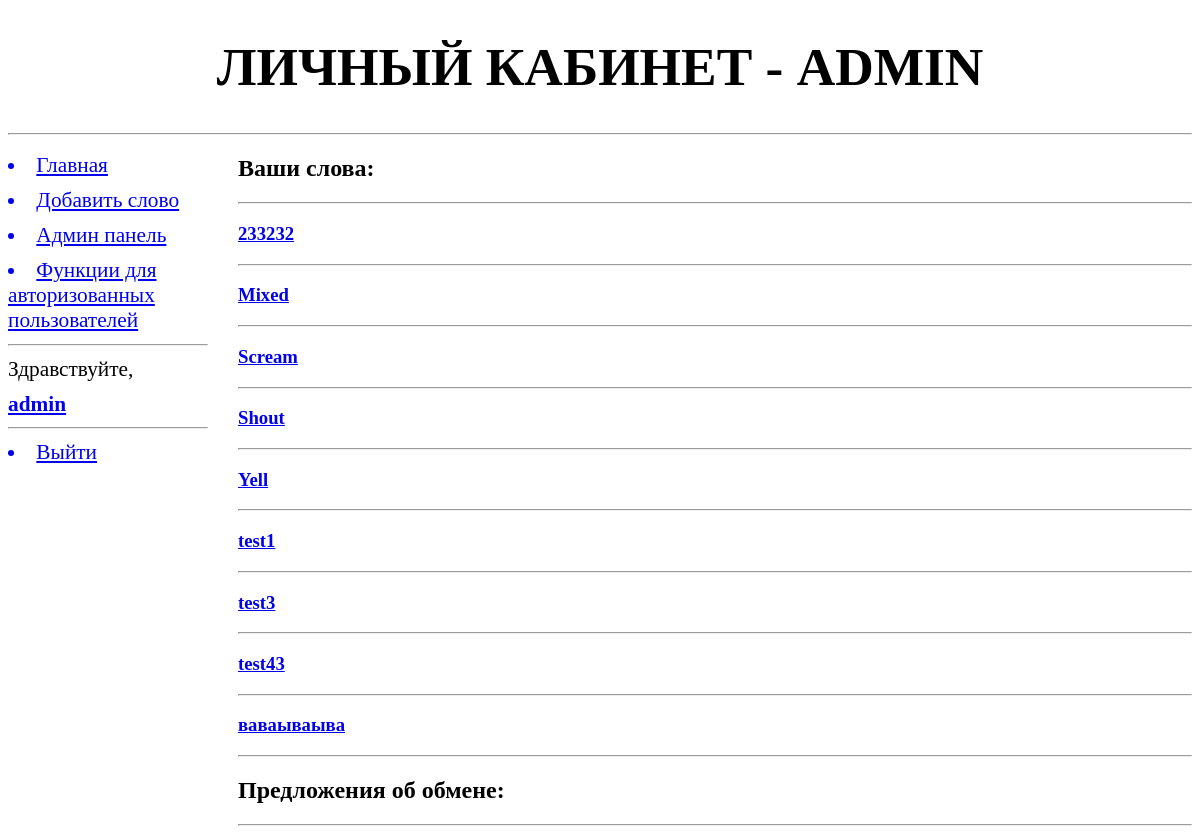
The app's page /home/ (signed in) with its own data.
### addwords/models.py (models this page shows, shortened)
class Word(models.Model):
    class Meta:
        verbose_name = "Слово"
        verbose_name_plural = "Слова"
        unique_together = (('word', 'language'), # уникальные сочетания полей в модели
                           (('word', 'type', 'translation')))
        ordering = ['word', 'type'] # параметры сортировки записей по умолчанию
    TYPE = (
        (None, "Выберите тип слова"), # или None -  заменяет --------- на Выберите тип слова
        ('Verb', 'Verb (сущ.)' ),
        ('Noun', 'Noun (глаг.)'),
        ('Adjective', 'Adjective (прил.)'),
    )
    word = models.CharField(max_length=20, null=True, blank=False, verbose_name="Слово")
    language = models.ForeignKey("Language", on_delete=models.PROTECT, verbose_name="Язык", related_name='words') #, limit_chices_to={}
    type = models.CharField(max_length=10, choices=TYPE, blank=True)
    translation = models.CharField(max_length=25, verbose_name="Перевод")
    discription = models.TextField(blank=True, verbose_name="Доп. комментарий к переводу")
    synonyms = models.ManyToManyField("Word", verbose_name="Синонимы", related_name='+', blank=True)
    rate = models.IntegerField(verbose_name="Рейтинг", default=5, help_text="Личный рейтинг слова от 1 до 10")
    add_date = models.DateTimeField(verbose_name="Дата создания", auto_now_add=True, blank=True)
    archived = models.BooleanField(verbose_name="Архивировано", help_text="Будет ли слово отображаться в словаре?", default=False)
    author =  models.ForeignKey(User, on_delete=models.PROTECT, verbose_name="Автор", help_text="Кто добавил слово", blank=True, null=True, related_name='user_words')
    img = models.ImageField(upload_to="for_words", null=True, blank=True, verbose_name="Изображение", help_text='Картинка, которая поможеть запомнить слово.')
    def __str__(self):
        return self.word

### users/views.py (the view, shortened to what this page needs)
# urls.py: path('home/', include('users.urls')),
def home(request):
    print("-----------------------------------")
    print(request.user.pk)
    print("-----------------------------------")
    context = {}
    if request.user.pk != None: # Если пользователь не Анонимный - т е незарегестрированный
        context = {'user':request.user} ## !!!!!!!!!!!!!!!!!!!11 обработать пустые пост запросы
        author_words = Word.objects.filter(author=request.user.pk)
        q =  Q(from_user=request.user) & Q(status='IN')
        exchanges = Exchange.objects.filter(q)
        context['author_words'] = author_words
        context['exchanges'] = exchanges
    return render(request, "registration/home.html", context)

### users/templates/registration/home.html (shortened to what this page needs)
{% extends "basic.html" %}
{%  block page_title %}
{% if user.is_authenticated %}
    <h1> Личный кабинет - {{ user }}</h1>
{% else %}
    <h1> Вы, кажется, тут впервые...</h1>
{% endif %}
{% endblock %}
{% block content %}
{% if user.is_authenticated %}
    <h2>Ваши слова:</h2>
    <hr>
    {% for word in author_words %}
        <h3> <a href="{% url 'ex_word' word.pk %}">{{ word }}</a> </h3>
        <hr>
    {% endfor %}
    <h2>Предложения об обмене:</h2>
    <hr>
{% else %}
<p3>Мы не знаем, кто Вы...<br> <a href="{% url 'login' %}">Войдите</a> в свой аккаунт или <a href="{% url 'signup' %}">зарегестрируйтесь</a>!</p3>
{% endif %}
{% endblock %}

### addwords/templates/basic.html (shortened to what this page needs)
{% load static %}
<!DOCTYPE html>
<html>
    <head>
        <link rel="stylesheet" type="text/css" href="{% static 'addwords/style.css' %}">
    </head>
    <body>
        <header>
            <h1>{% block page_title %}{% endblock %}</h1>
            <hr>
        </header>
        <nav>
            <a href="{% url 'main' %}"><li>Главная</li></a>
            <a href="{% url 'new' %}"><li>Добавить слово</li></a>
            <a href="/admin/"><li>Админ панель</li></a>
            <a href="{% url 'info' %}"><li>Функции для авторизованных пользователей</li></a>
            <hr>
            <p1>Здравствуйте, </p1>
            <a href="{% url 'home' %}"><b>{{ user.username|default:'Guest' }}</b></a>
            <hr>
            {% if user.is_authenticated %}
                <a href="{% url 'logout' %}"><li>Выйти</li></a>
            {% else %}
                <a href="{% url 'login' %}"><li>Войти</li></a>
                <a href="{% url 'signup' %}"><li>Регистрация</li></a>
            {% endif %}
        </nav>
        <section>
            {% block content %}
            {% endblock %}
        </section>
    </body>
</html>

### addwords/static/addwords/style.css (style rules this page uses)
header h1 { font-size: 40pt; text-transform: uppercase; text-align: center; }
nav { font-size: 16pt; width: 200px; float: left; }
nav a { display: block; margin: 10px 0px; }
section { margin-left: 230px; }

### records on screen
Word: word "233232"
Word: word "Mixed"
Word: word "Scream"
Word: word "Shout"
Word: word "Yell"
Word: word "test1"
Word: word "test3"
Word: word "test43"
Word: word "ваваываыва"

### other values on screen
{{ user }} "ADMIN"
{{ user.username|default:'Guest' }} "admin"
